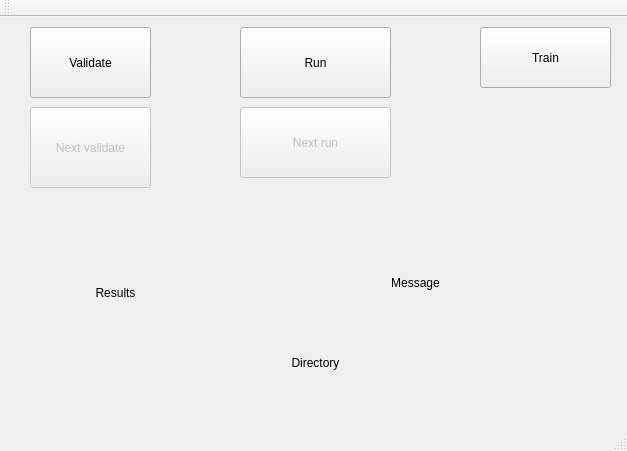
<?xml version="1.0" encoding="UTF-8"?>
<ui version="4.0">
 <class>GridFaceClass</class>
 <widget class="QMainWindow" name="GridFaceClass">
  <property name="geometry">
   <rect>
    <x>0</x>
    <y>0</y>
    <width>627</width>
    <height>451</height>
   </rect>
  </property>
  <property name="windowTitle">
   <string>GridFace</string>
  </property>
  <widget class="QWidget" name="centralWidget">
   <widget class="QPushButton" name="btn_next_run">
    <property name="enabled">
     <bool>false</bool>
    </property>
    <property name="geometry">
     <rect>
      <x>240</x>
      <y>90</y>
      <width>151</width>
      <height>71</height>
     </rect>
    </property>
    <property name="text">
     <string>Next run</string>
    </property>
   </widget>
   <widget class="QLabel" name="lbl_msg">
    <property name="geometry">
     <rect>
      <x>250</x>
      <y>190</y>
      <width>331</width>
      <height>151</height>
     </rect>
    </property>
    <property name="text">
     <string>Message</string>
    </property>
    <property name="alignment">
     <set>Qt::AlignCenter</set>
    </property>
   </widget>
   <widget class="QPushButton" name="btn_browser">
    <property name="geometry">
     <rect>
      <x>240</x>
      <y>10</y>
      <width>151</width>
      <height>71</height>
     </rect>
    </property>
    <property name="text">
     <string>Run</string>
    </property>
   </widget>
   <widget class="QPushButton" name="btn_train">
    <property name="geometry">
     <rect>
      <x>480</x>
      <y>10</y>
      <width>131</width>
      <height>61</height>
     </rect>
    </property>
    <property name="text">
     <string>Train</string>
    </property>
   </widget>
   <widget class="QPushButton" name="btn_validate">
    <property name="geometry">
     <rect>
      <x>30</x>
      <y>10</y>
      <width>121</width>
      <height>71</height>
     </rect>
    </property>
    <property name="text">
     <string>Validate</string>
    </property>
   </widget>
   <widget class="QLabel" name="lbl_browser">
    <property name="geometry">
     <rect>
      <x>50</x>
      <y>320</y>
      <width>531</width>
      <height>51</height>
     </rect>
    </property>
    <property name="text">
     <string>Directory</string>
    </property>
    <property name="alignment">
     <set>Qt::AlignCenter</set>
    </property>
   </widget>
   <widget class="QLabel" name="lbl_result">
    <property name="geometry">
     <rect>
      <x>40</x>
      <y>170</y>
      <width>151</width>
      <height>211</height>
     </rect>
    </property>
    <property name="text">
     <string>Results</string>
    </property>
    <property name="alignment">
     <set>Qt::AlignCenter</set>
    </property>
   </widget>
   <widget class="QPushButton" name="btn_next_validate">
    <property name="enabled">
     <bool>false</bool>
    </property>
    <property name="geometry">
     <rect>
      <x>30</x>
      <y>90</y>
      <width>121</width>
      <height>81</height>
     </rect>
    </property>
    <property name="text">
     <string>Next validate</string>
    </property>
   </widget>
  </widget>
  <widget class="QMenuBar" name="menuBar">
   <property name="geometry">
    <rect>
     <x>0</x>
     <y>0</y>
     <width>627</width>
     <height>21</height>
    </rect>
   </property>
  </widget>
  <widget class="QToolBar" name="mainToolBar">
   <attribute name="toolBarArea">
    <enum>TopToolBarArea</enum>
   </attribute>
   <attribute name="toolBarBreak">
    <bool>false</bool>
   </attribute>
  </widget>
  <widget class="QStatusBar" name="statusBar"/>
 </widget>
 <layoutdefault spacing="6" margin="11"/>
 <resources>
  <include location="gridface.qrc"/>
 </resources>
 <connections/>
</ui>
